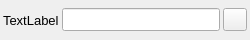
<?xml version="1.0" encoding="UTF-8"?>
<ui version="4.0">
 <class>BaseEntityNameEdit</class>
 <widget class="QWidget" name="BaseEntityNameEdit">
  <property name="geometry">
   <rect>
    <x>0</x>
    <y>0</y>
    <width>250</width>
    <height>40</height>
   </rect>
  </property>
  <property name="minimumSize">
   <size>
    <width>250</width>
    <height>40</height>
   </size>
  </property>
  <property name="font">
   <font>
    <pointsize>10</pointsize>
   </font>
  </property>
  <property name="windowTitle">
   <string>Form</string>
  </property>
  <layout class="QHBoxLayout" name="horizontalLayout">
   <property name="spacing">
    <number>3</number>
   </property>
   <property name="margin">
    <number>3</number>
   </property>
   <item>
    <widget class="QLabel" name="label">
     <property name="text">
      <string>TextLabel</string>
     </property>
    </widget>
   </item>
   <item>
    <widget class="QLineEdit" name="lineEdit"/>
   </item>
   <item>
    <widget class="ToolButtonExtension" name="toolButton">
     <property name="text">
      <string/>
     </property>
     <property name="icon">
      <iconset resource="../../Resources.qrc">
       <normaloff>:/icons/Resources/addIcon.png</normaloff>:/icons/Resources/addIcon.png</iconset>
     </property>
    </widget>
   </item>
  </layout>
 </widget>
 <customwidgets>
  <customwidget>
   <class>ToolButtonExtension</class>
   <extends>QToolButton</extends>
   <header location="global">GUI/WidgetExtensions/ToolButtonExtension.h</header>
  </customwidget>
 </customwidgets>
 <resources>
  <include location="../../Resources.qrc"/>
 </resources>
 <connections/>
</ui>
